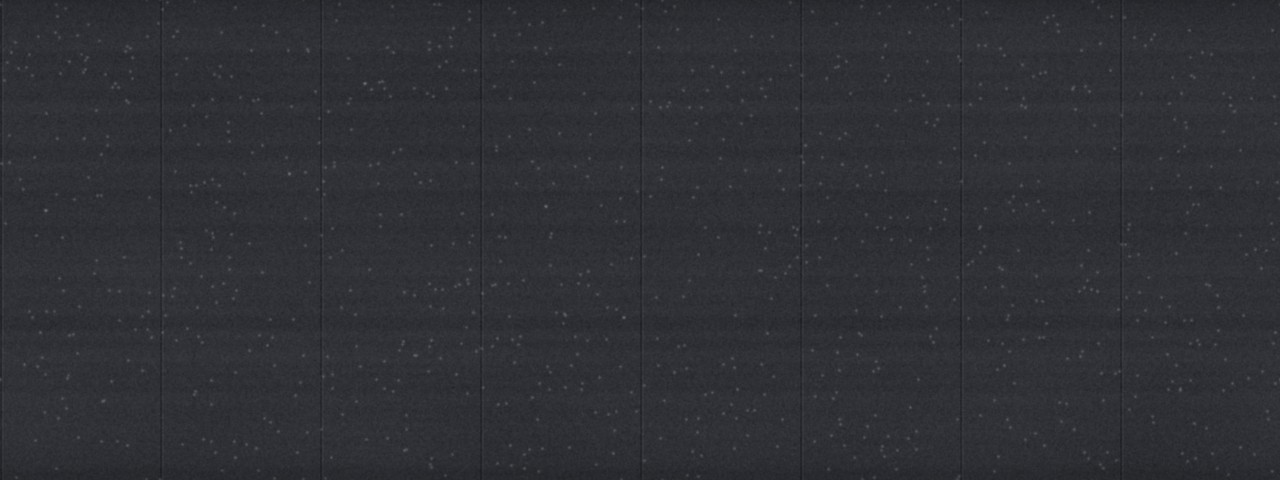
#> input picture web/assets/belt.jpg, 1280 x 480 px
$ python -i make_dataset.py   (imports and definitions only)
#> lines starting #> are read from the running program, lines starting #| are printed output that depends on the picture; after the words box and inside, x2 and y2 are one past the last pixel; in counts of white or black regions, pixels touching at a corner belong together
"""Synthetic instance-segmentation dataset for the sorting line.

Every image is one frame of the virtual camera (640 x 480): object cutouts composited on
the belt texture with the same geometry, sizes, shadows and occlusion rule as the web
simulator. Because we place every object ourselves, the masks are exact.

Label rule (identical to the simulator's ground truth): an object is annotated with its
VISIBLE region if that region is at least 25 % of the object and 300 px.

Splits never share an object: train/val use training/sprites, test uses the sprites that
of the simulator (training/sprites/sim), which the model never sees during training.

    python training/make_dataset.py --out dataset --train 4000 --val 400 --test 400
"""
import argparse, json, math, random
from pathlib import Path

import cv2
import numpy as np
from PIL import Image, ImageFilter

ROOT = Path(__file__).resolve().parents[1]
WEB = ROOT / "web" / "assets"
# [1 line that did not run here, left out]
# [1 line that did not run here, left out]
# [1 line that did not run here, left out]
# [1 line that did not run here, left out]
PAD, DOWN = 12, 6


def load_sprites(split):
    d = ROOT / "sprites" / ("sim" if split == "test" else split)
    return {c: sorted((d / c).glob("*.webp")) for c in CLASSES}


_cache = {}


def sprite(path):
#> called with path = '../web/assets/belt.jpg'
    if path not in _cache:
        im = Image.open(path).convert("RGBA")
        a = im.getchannel("A")
#> a: PIL image 1280x480 L; every value is 255
        sil = Image.new("L", (im.width + 2 * PAD, im.height + 2 * PAD), 0); sil.paste(a, (PAD, PAD))
#> after `sil = Image.new('L', (im.width + 2 * PAD, im.height + 2 * PAD), 0)`: sil: PIL image 1304x504 L; every value is 0
#> after `sil.paste(a, (PAD, PAD))`:
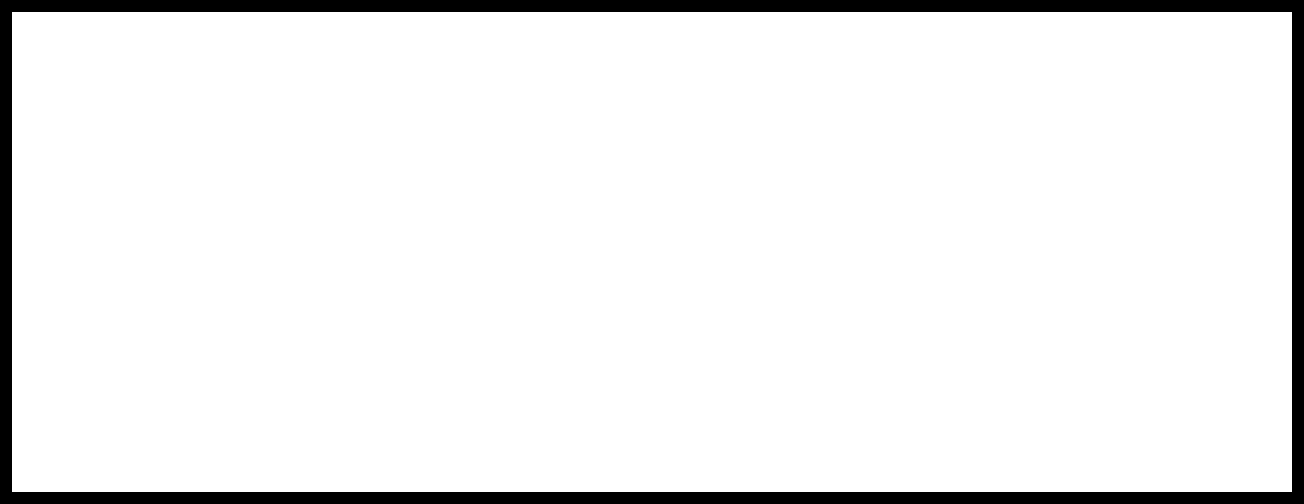
#> sil: PIL image 1304x504 L; 93.5% white; 1 black region, box (x1, y1, x2, y2) and area: (0, 0, 1304, 504) 42816
        small = sil.resize((max(2, round(sil.width / DOWN)), max(2, round(sil.height / DOWN))), Image.BOX)
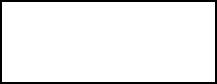
#> small: PIL image 217x84 L; 93.5% white; 1 black region, box (x1, y1, x2, y2) and area: (0, 0, 217, 84) 1188
        _cache[path] = (im, small.resize(sil.size, Image.BILINEAR))
    return _cache[path]


# [92 lines left out: functions place, scene, main, not called in this run]


# [2 lines not run here, left out]

>>> result = sprite('../web/assets/belt.jpg')
